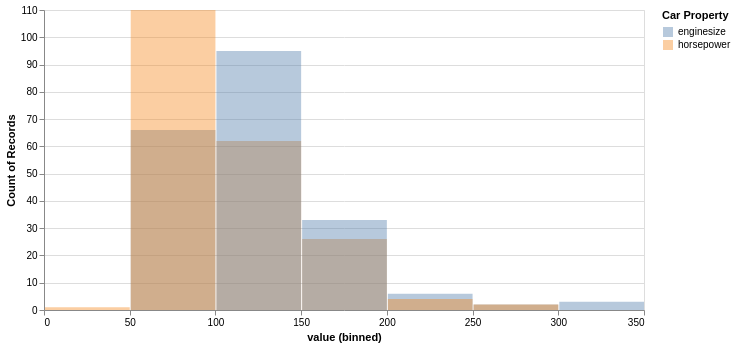

Here is the notebook cell this chart was saved with:
### Code cell
# Starting off with a layered histogram
alt.Chart(cars_data).transform_fold(
    fold=['horsepower', 'enginesize'],
    as_=['Car Property', 'value']
).mark_bar(
    opacity=0.4
).encode(
    alt.X('value:Q', bin=alt.BinParams(maxbins=10)),
    alt.Y('count()', stack=None),
    alt.Color('Car Property:N')
).properties(width=600)

### Figure 1 — Vega-Lite specification as saved in the notebook (floating-point values rounded to 4 significant figures; data arrays with more than 128 entries replaced by an {"elided": "..."} marker saying what was removed)
{"config": {"view": {"continuousWidth": 300, "continuousHeight": 300}}, "data": {"name": "data-1bed9fbf2600d9190696f48c3511329a"}, "mark": {"type": "bar", "opacity": 0.4}, "encoding": {"color": {"field": "Car Property", "type": "nominal"}, "x": {"bin": {"maxbins": 10}, "field": "value", "type": "quantitative"}, "y": {"aggregate": "count", "stack": null, "type": "quantitative"}}, "transform": [{"fold": ["horsepower", "enginesize"], "as": ["Car Property", "value"]}], "width": 600, "$schema": "https://vega.github.io/schema/vega-lite/v6.1.0.json", "datasets": {"data-1bed9fbf2600d9190696f48c3511329a": {"elided": "205 records"}}}
